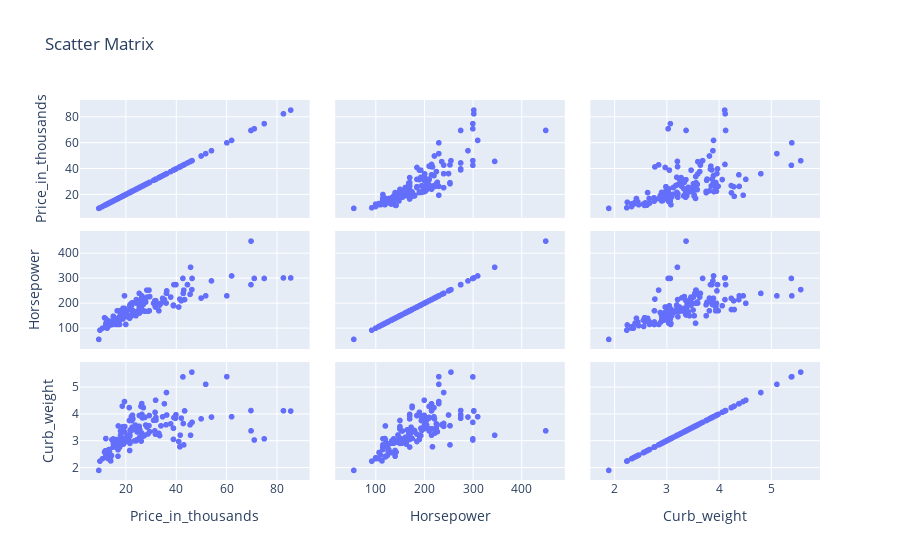

Notebook code cell kept with this figure:
### Code cell
code = f"""

params = {out['charts'][6]['parameters']}
params['data_frame'] = df
params['title'] = "{out['charts'][6]['title']}"

fig = {out['charts'][6]['chartType']}(**params)

fig.show()
"""

exec(code)

### Figure 1 — Plotly figure (JSON) as saved in the notebook; plotly's stock layout.template omitted (floating-point values rounded to 4 significant figures; data arrays with more than 128 entries replaced by an {"elided": "..."} marker saying what was removed)
{"data": [{"dimensions": [{"axis": {"matches": true}, "label": "Price_in_thousands", "values": {"elided": "157 float values"}}, {"axis": {"matches": true}, "label": "Horsepower", "values": {"elided": "157 int values"}}, {"axis": {"matches": true}, "label": "Curb_weight", "values": {"elided": "157 float values"}}], "hovertemplate": "%{xaxis.title.text}=%{x}<br>%{yaxis.title.text}=%{y}<extra></extra>", "legendgroup": "", "marker": {"color": "#636efa", "symbol": "circle"}, "name": "", "showlegend": false, "type": "splom"}], "layout": {"dragmode": "select", "legend": {"tracegroupgap": 0}, "title": {"text": "Scatter Matrix"}}}
